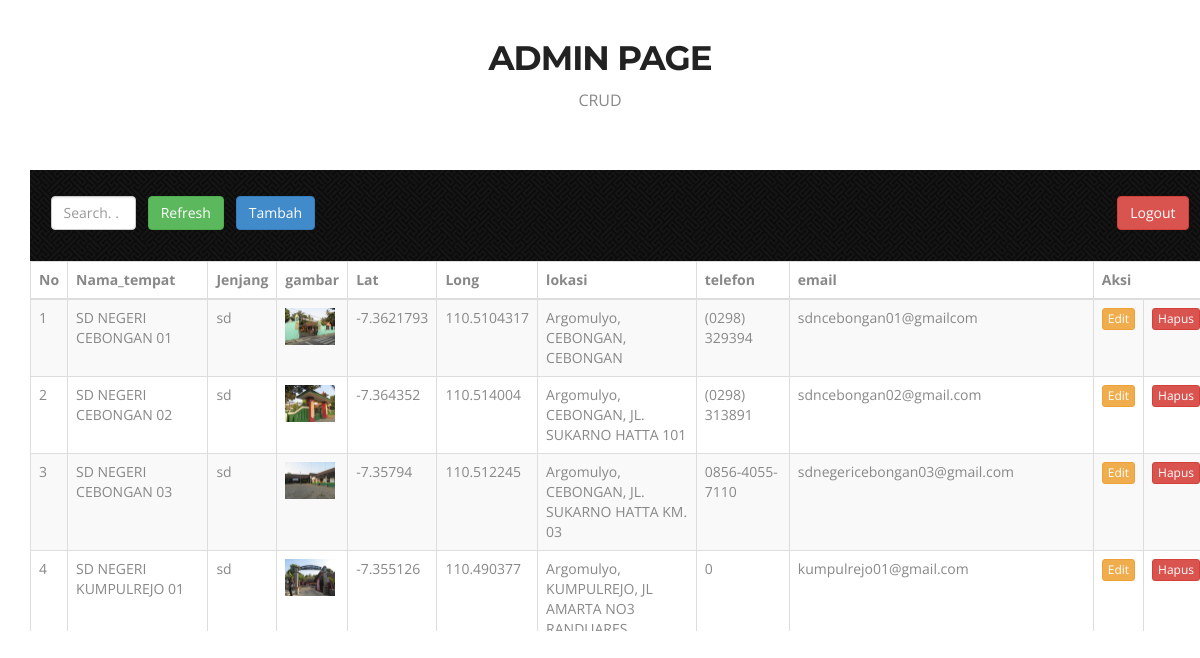
Page /Master/CRUD.php (signed in) on the committed database.
### tables this page shows
CREATE TABLE IF NOT EXISTS `tb_tempat` (
  `id_tempat` int(11) NOT NULL AUTO_INCREMENT,
  `nama_tempat` varchar(255) NOT NULL,
  `gambar` varchar(255) NOT NULL,
  `lat` double NOT NULL,
  `lng` double NOT NULL,
  `lokasi` varchar(255) NOT NULL,
  `telp` varchar(20) NOT NULL,
  `email` varchar(255) NOT NULL,
  `tingkat` varchar(255) NOT NULL,
  `kecamatan` varchar(25) NOT NULL,
  PRIMARY KEY (`id_tempat`)
);

### Master/CRUD.php (the view, shortened to what this page needs)
<!doctype html>
<html>
<head>
	<link href="css/bootstrap.css" rel="stylesheet" type="text/css">
	<link href="css/style.css" rel="stylesheet" type="text/css">
	<link href="css/font-awesome.css" rel="stylesheet" type="text/css">
	<link href="css/responsive.css" rel="stylesheet" type="text/css">
	<link href="css/magnific-popup.css" rel="stylesheet" type="text/css">
	<link href="css/animate.css" rel="stylesheet" type="text/css">
</head>
<body>
<section class="main-section paddind" id="Portfolio">
		<div class="container" style="margin-top: -50px;">
			<h2>Admin Page</h2>
			<h6>CRUD</h6>
	<div class="c-logo-part" style=" width:1179px; background-image: url('img/pw_maze_black.png');">
		<div class="container">
        <form action="CRUD.php" method="get"style="display: inline-block;">
        	<table>
        		<tr>
        			<td>
        	<input  class="form-control" type="text" placeholder="Search. . ." name="cari">
        	</td><td><button  style="margin-left: 10px;"class="btn btn-success">Refresh</button>
        	</td><td><a  style="margin-left: 10px;"class="btn btn-primary" href="tambah.php">Tambah</a>
        	</td>
        	<td><a style="margin-left: 800px;"class="btn btn-danger" href="logout.php">Logout</a>
        	</td></table>
        </form>
    </div>
    </div>
    <div class="table-responsive" style="width: 1179px;">
	<div style="height: 370px;overflow-y: scroll;">
	<table border="1px" class="table table-bordered table-hover table-striped" width="100%">
		<thead class="thead-dark">
		<tr>
			<th>No</th>
			<th>Nama_tempat</th>
			<th>Jenjang</th>
			<th>gambar</th>
			<th>Lat</th>
			<th>Long</th>
			<th>lokasi</th>
			<th>telefon</th>
			<th>email</th>
			<th colspan="2">Aksi</th>
		</tr>
		</thead>
		<tbody>
		<?php
		include 'koneksi.php';
		$no=1;
		if(isset($_GET['cari'])){
		$cari = $_GET['cari'];
		$data = mysqli_query($connect,"select * from tb_tempat where nama_tempat like '%".$cari."%'");
		}else{
		$data = mysqli_query($connect,"select * from tb_tempat");
		}
		while($d = mysqli_fetch_array($data)){
			?>
			<tr>
				<td><?php echo $no++; ?></td>
				<td><?php echo $d['nama_tempat']; ?></td>
				<td><?php echo $d['tingkat']; ?></td>
				<?php if($d['gambar']=='not found'){?>
					<td><?php echo $d['gambar']; ?></td>
				<?php }else{?>
				<td><img style="width: 50px" src="upload/<?php echo $d['nama_tempat']; ?>.<?php echo $d['gambar'];?>"></td>
				<?php } ?>
				<td><?php echo $d['lat']; ?></td>
				<td><?php echo $d['lng']; ?></td>
				<td><?php echo $d['lokasi']; ?></td>
				<td><?php echo $d['telp']; ?></td>
				<td><?php echo $d['email']; ?></td>
				<td>
                <a class="btn btn-xs btn-warning" href="edit.php?id=<?php echo $d['id_tempat']; ?>">Edit</a>
            	</td>
            	<td>
                <a class="btn btn-xs btn-danger" href="hapus.php?id=<?php echo $d['id_tempat']; ?>" onclick="return confirm('Hapus data?')">Hapus</a>
            	</td>
			</tr>
			<?php
		}
		?>
 </tbody>
	</table>
 </div>
</div>
 </div>
	</section>
</body>
</html>

### Master/css/style.css (style rules this page uses)
img { max-width:100%; }
a, a:hover, a:active { outline:0px !important }
body { background:#fff; font-family: 'Open Sans', sans-serif; font-size:14px; font-weight:normal; color:#888888; margin:0; }
h2 { font-size:34px; color:#222222; font-family: 'Montserrat', sans-serif; font-weight:700; letter-spacing: -1px; margin:0 0 15px 0; text-align:center; text-transform:uppercase; }
h6 { font-size:16px; color:#888888; font-family: 'Open Sans', sans-serif; font-weight:400; text-align:center; margin:0 0 60px 0; }
.main-section { padding:90px 0 110px; }
.main-section.paddind { padding-bottom:60px; }
.c-logo-part { background:#7cc576; padding:25px 0; filter: alpha(opacity=60); }

### rows in the picture
tb_tempat: nama_tempat "SD NEGERI CEBONGAN 01", tingkat "sd", nama_tempat (picture), lat "-7.3621793", lng "110.5104317", lokasi "Argomulyo, CEBONGAN, CEBONGAN", telp "(0298) 329394", email "sdncebongan01@gmailcom"
tb_tempat: nama_tempat "SD NEGERI CEBONGAN 02", tingkat "sd", nama_tempat (picture), lat "-7.364352", lng "110.514004", lokasi "Argomulyo, CEBONGAN, JL. SUKARNO HATTA 101", telp "(0298) 313891", email "sdncebongan02@gmail.com"
tb_tempat: nama_tempat "SD NEGERI CEBONGAN 03", tingkat "sd", nama_tempat (picture), lat "-7.35794", lng "110.512245", lokasi "Argomulyo, CEBONGAN, JL. SUKARNO HATTA KM. 03", telp "0856-4055-7110", email "sdnegericebongan03@gmail.com"
tb_tempat: nama_tempat "SD NEGERI KUMPULREJO 01", tingkat "sd", nama_tempat (picture), lat "-7.355126", lng "110.490377", lokasi "Argomulyo, KUMPULREJO, JL AMARTA NO3…", telp "0", email "kumpulrejo01@gmail.com"
